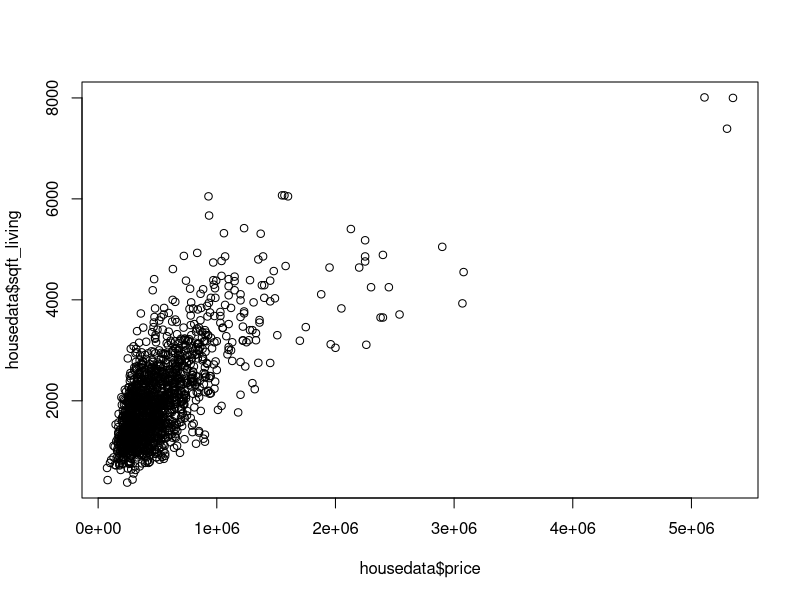

The R source for this figure:

housedata <- read.csv("AttD02C.csv")
data = housedata

## 75% of the sample sizea
smp_size <- floor(0.8 * nrow(housedata))
## print(smp_size)

train_ind <- sample(seq_len(nrow(housedata)), size = smp_size)

train <- housedata[train_ind, ]
test <- housedata[-train_ind, ]
## print(train)
relation <- lm((train$price) ~ (train$sqft_living)  + (train$bedrooms)  + train$sqft_lot15 + train$zipcode+ train$yr_built + train$lat + train$yr_renovated  + train$lat +  train$floors + train$waterfront + train$view + train$condition + train$grade + train$long ,train)
cor(train$price,train$sqft_lot15)
plot(housedata$price,housedata$sqft_living)
## print(relation)
## print(summary(relation))
res_id = residuals(relation)
as.data.frame(res_id)

result <- predict(relation,newdata = test)
print(result)
## rmse <- sqrt( sum( (test$price-result)^2 , na.rm = TRUE ) / nrow(df) )
RMSE <- sqrt(mean(((test$price)-result)^2))
print(RMSE)

